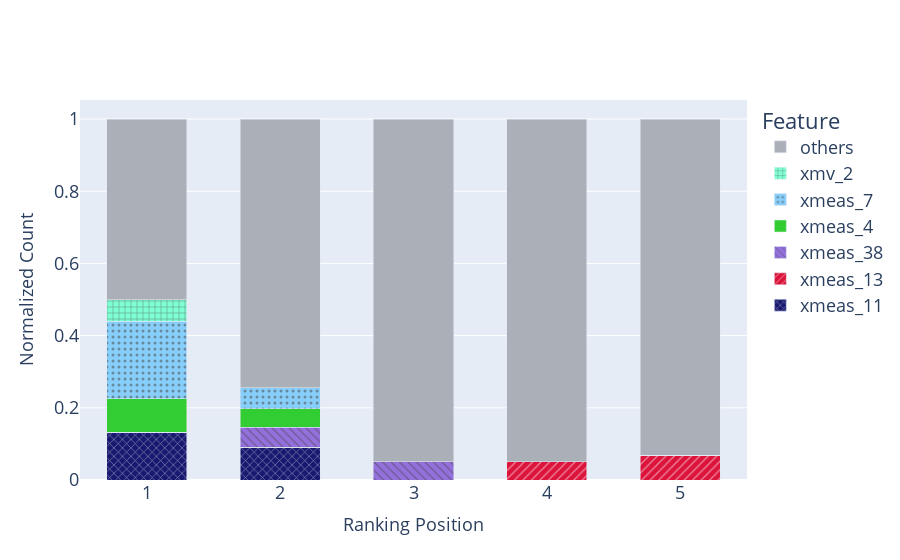

Notebook code cell kept with this figure:
### Code cell
# define custom color and pattern for the features for the paper
visual_dict = {
    'xmeas_4': {"color": "limegreen", "pattern": ""}, 
    'xmeas_7': {'color': 'lightskyblue', 'pattern': '.'},  
    'xmeas_11':{"color": "midnightblue", "pattern": "x"},
    'xmeas_13':{"color": "crimson", "pattern": "/"},
    'xmeas_38':{"color":"mediumpurple" , "pattern": "\\"}, 
    'xmv_2': {"color": "aquamarine", "pattern": "+"}, 
}

acme_stacked_barplot_fig = feature_importance_distribution_barplot(acme_rank_counting, n_positions=5, threshold=0.05, color_pattern_dict=visual_dict)
acme_stacked_barplot_fig.show()

### Figure 1 — Plotly figure (JSON) as saved in the notebook; plotly's stock layout.template omitted (floating-point values rounded to 4 significant figures)
{"data": [{"marker": {"color": "midnightblue", "pattern": {"shape": "x", "size": 6}}, "name": "xmeas_11", "showlegend": true, "type": "bar", "width": 0.6, "x": [1, 2, 3, 4, 5], "y": [0.1324, 0.09078, 0, 0, 0]}, {"marker": {"color": "crimson", "pattern": {"shape": "/", "size": 6}}, "name": "xmeas_13", "showlegend": true, "type": "bar", "width": 0.6, "x": [1, 2, 3, 4, 5], "y": [0, 0, 0, 0.05059, 0.06791]}, {"marker": {"color": "mediumpurple", "pattern": {"shape": "\\", "size": 6}}, "name": "xmeas_38", "showlegend": true, "type": "bar", "width": 0.6, "x": [1, 2, 3, 4, 5], "y": [0, 0.05475, 0.05059, 0, 0]}, {"marker": {"color": "limegreen", "pattern": {"shape": "", "size": 6}}, "name": "xmeas_4", "showlegend": true, "type": "bar", "width": 0.6, "x": [1, 2, 3, 4, 5], "y": [0.09217, 0.05198, 0, 0, 0]}, {"marker": {"color": "lightskyblue", "pattern": {"shape": ".", "size": 6}}, "name": "xmeas_7", "showlegend": true, "type": "bar", "width": 0.6, "x": [1, 2, 3, 4, 5], "y": [0.2148, 0.05752, 0, 0, 0]}, {"marker": {"color": "aquamarine", "pattern": {"shape": "+", "size": 6}}, "name": "xmv_2", "showlegend": true, "type": "bar", "width": 0.6, "x": [1, 2, 3, 4, 5], "y": [0.0596, 0, 0, 0, 0]}, {"marker": {"color": "#abb0b8"}, "name": "others", "showlegend": true, "type": "bar", "width": 0.6, "x": [1, 2, 3, 4, 5], "y": [0.501, 0.745, 0.9494, 0.9494, 0.9321]}], "layout": {"bargap": 0.1, "barmode": "stack", "legend": {"entrywidth": 0.5, "font": {"size": 18}, "title": {"text": "Feature"}}, "title": {}, "xaxis": {"tickfont": {"size": 18}, "tickmode": "array", "tickvals": [1, 2, 3, 4, 5], "title": {"font": {"size": 18}, "text": "Ranking Position"}}, "yaxis": {"tickfont": {"size": 18}, "title": {"font": {"size": 18}, "text": "Normalized Count"}}}}
